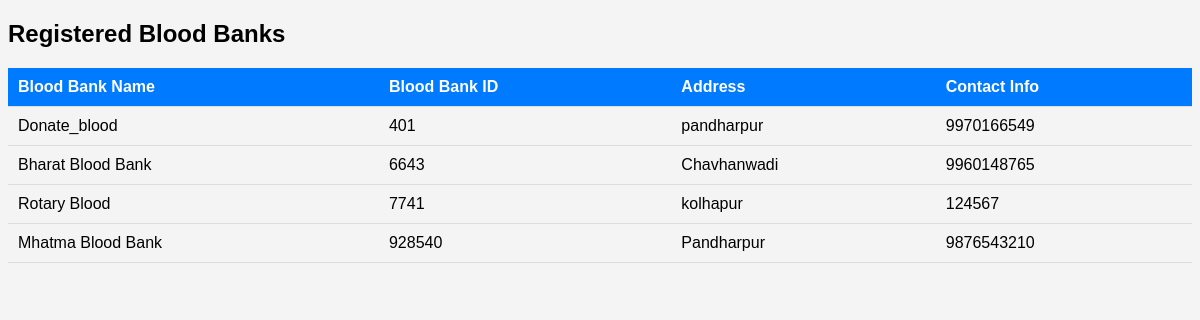
Screenshot of /retrive.php with the database file from the repository.
### tables this page shows
CREATE TABLE `blood_bank_registration` (
  `blood_bank_id` int(11) NOT NULL,
  `blood_bank_name` varchar(255) NOT NULL,
  `address` varchar(255) NOT NULL,
  `contact_info` varchar(20) NOT NULL,
  `photo_path` varchar(255) NOT NULL
);

### retrive.php (the view, shortened to what this page needs)
<?php
$servername = "localhost";
$username = "root";
$password = "";
$dbname = "bms";
$conn = new mysqli($servername, $username, $password, $dbname);
$sql = "SELECT blood_bank_name, blood_bank_id, address, contact_info FROM blood_bank_registration";
$result = $conn->query($sql);
?>
<!DOCTYPE html>
<html lang="en">
<head>
</head>
<body>
    <h2>Registered Blood Banks</h2>
    <table>
        <tr>
            <th>Blood Bank Name</th>
            <th>Blood Bank ID</th>
            <th>Address</th>
            <th>Contact Info</th>
        </tr>
        <?php
        if ($result->num_rows > 0) {
            while($row = $result->fetch_assoc()) {
                echo "<tr>";
                echo "<td>". $row["blood_bank_name"]. "</td>";
                echo "<td>". $row["blood_bank_id"]. "</td>";
                echo "<td>". $row["address"]. "</td>";
                echo "<td>". $row["contact_info"]. "</td>";
                echo "</tr>";
            }
        } else {
            echo "<tr><td colspan='4'>No blood banks registered yet.</td></tr>";
        }
        ?>
    </table>
</body>
</html>

### retrive.php (style rules this page uses)
body { font-family: Arial, sans-serif; background-color: #f4f4f4; margin-top: 20px; }
table { width: 100%; border-collapse: collapse; margin-top: 20px; }
th, td { padding: 10px; text-align: left; border-bottom: 1px solid #ddd; }
th { background-color: #007bff; color: white; }

### rows the page displays
blood_bank_registration: blood_bank_name "Donate_blood", blood_bank_id "401", address "pandharpur", contact_info "9970166549"
blood_bank_registration: blood_bank_name "Bharat Blood Bank", blood_bank_id "6643", address "Chavhanwadi", contact_info "9960148765"
blood_bank_registration: blood_bank_name "Rotary Blood", blood_bank_id "7741", address "kolhapur", contact_info "124567"
blood_bank_registration: blood_bank_name "Mhatma Blood Bank", blood_bank_id "928540", address "Pandharpur", contact_info "9876543210"
